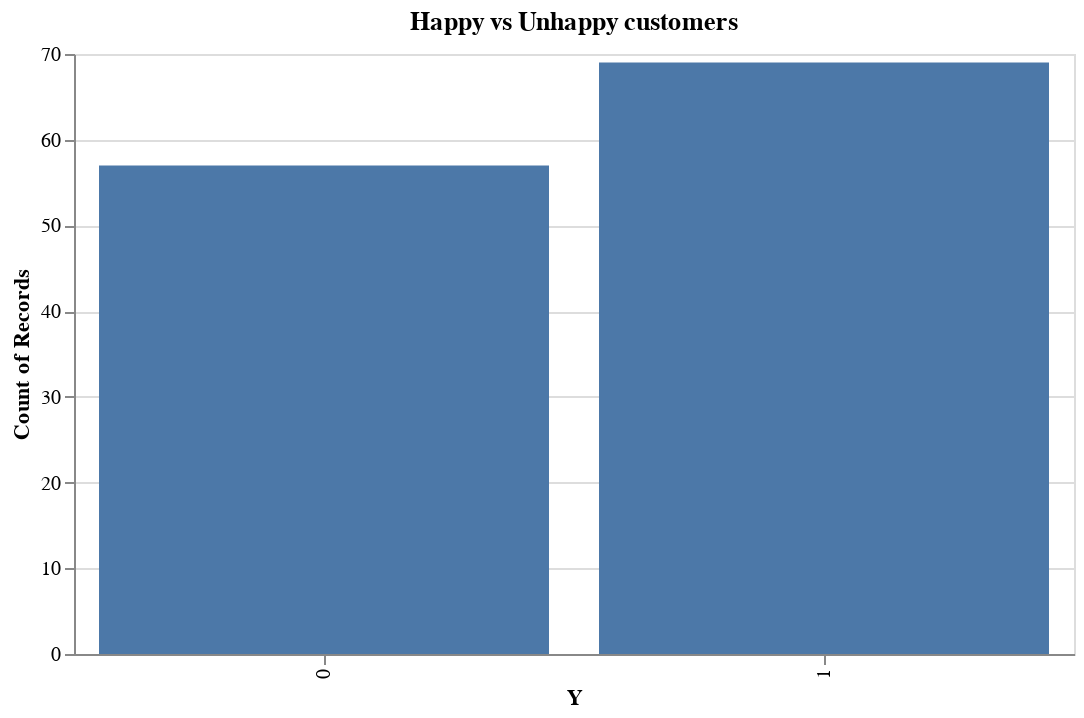

Notebook cell for this chart:
### Code cell
# here the target attribute is Y  and X1 to X6 are the features as given in the project description
print('Target Variable')
print(train_data.groupby(['Y']).Y.count())
# creating an altair graph to plot happy vs unhappy customers
chart = alt.Chart(train_data, width=500, height=300).mark_bar().encode(
    x=alt.X('Y:O', axis=alt.Axis(title='Y')),
    y=alt.Y('count():Q')
).properties(title='Happy vs Unhappy customers')

chart

### Figure 1 — Vega-Lite specification as saved in the notebook (floating-point values rounded to 4 significant figures)
{"config": {"view": {"continuousWidth": 300, "continuousHeight": 300}}, "data": {"name": "data-fde8a9a8d37bac89cbceb48b617ed9e1"}, "mark": {"type": "bar"}, "encoding": {"x": {"axis": {"title": "Y"}, "field": "Y", "type": "ordinal"}, "y": {"aggregate": "count", "type": "quantitative"}}, "height": 300, "title": "Happy vs Unhappy customers", "width": 500, "$schema": "https://vega.github.io/schema/vega-lite/v5.15.1.json", "datasets": {"data-fde8a9a8d37bac89cbceb48b617ed9e1": [{"Y": 0, "X1": 3, "X2": 3, "X3": 3, "X4": 4, "X5": 2, "X6": 4}, {"Y": 0, "X1": 3, "X2": 2, "X3": 3, "X4": 5, "X5": 4, "X6": 3}, {"Y": 1, "X1": 5, "X2": 3, "X3": 3, "X4": 3, "X5": 3, "X6": 5}, {"Y": 0, "X1": 5, "X2": 4, "X3": 3, "X4": 3, "X5": 3, "X6": 5}, {"Y": 0, "X1": 5, "X2": 4, "X3": 3, "X4": 3, "X5": 3, "X6": 5}, {"Y": 1, "X1": 5, "X2": 5, "X3": 3, "X4": 5, "X5": 5, "X6": 5}, {"Y": 0, "X1": 3, "X2": 1, "X3": 2, "X4": 2, "X5": 1, "X6": 3}, {"Y": 1, "X1": 5, "X2": 4, "X3": 4, "X4": 4, "X5": 4, "X6": 5}, {"Y": 0, "X1": 4, "X2": 1, "X3": 4, "X4": 4, "X5": 4, "X6": 4}, {"Y": 0, "X1": 4, "X2": 4, "X3": 4, "X4": 2, "X5": 5, "X6": 5}, {"Y": 0, "X1": 3, "X2": 2, "X3": 3, "X4": 3, "X5": 2, "X6": 3}, {"Y": 0, "X1": 4, "X2": 4, "X3": 3, "X4": 4, "X5": 4, "X6": 4}, {"Y": 1, "X1": 5, "X2": 2, "X3": 4, "X4": 5, "X5": 5, "X6": 5}, {"Y": 0, "X1": 4, "X2": 2, "X3": 4, "X4": 5, "X5": 4, "X6": 3}, {"Y": 0, "X1": 4, "X2": 1, "X3": 3, "X4": 3, "X5": 4, "X6": 3}, {"Y": 1, "X1": 3, "X2": 2, "X3": 4, "X4": 3, "X5": 4, "X6": 4}, {"Y": 0, "X1": 5, "X2": 3, "X3": 4, "X4": 5, "X5": 4, "X6": 5}, {"Y": 1, "X1": 5, "X2": 1, "X3": 4, "X4": 3, "X5": 4, "X6": 5}, {"Y": 0, "X1": 5, "X2": 1, "X3": 2, "X4": 4, "X5": 4, "X6": 5}, {"Y": 0, "X1": 4, "X2": 2, "X3": 4, "X4": 4, "X5": 4, "X6": 4}, {"Y": 1, "X1": 4, "X2": 2, "X3": 3, "X4": 3, "X5": 4, "X6": 4}, {"Y": 0, "X1": 4, "X2": 3, "X3": 5, "X4": 5, "X5": 5, "X6": 4}, {"Y": 0, "X1": 4, "X2": 3, "X3": 5, "X4": 5, "X5": 5, "X6": 4}, {"Y": 1, "X1": 5, "X2": 1, "X3": 2, "X4": 5, "X5": 2, "X6": 4}, {"Y": 1, "X1": 4, "X2": 3, "X3": 3, "X4": 3, "X5": 3, "X6": 4}, {"Y": 0, "X1": 3, "X2": 4, "X3": 3, "X4": 3, "X5": 2, "X6": 3}, {"Y": 1, "X1": 3, "X2": 3, "X3": 3, "X4": 5, "X5": 5, "X6": 5}, {"Y": 1, "X1": 3, "X2": 3, "X3": 1, "X4": 3, "X5": 3, "X6": 4}, {"Y": 1, "X1": 3, "X2": 3, "X3": 1, "X4": 3, "X5": 3, "X6": 4}, {"Y": 1, "X1": 5, "X2": 3, "X3": 3, "X4": 3, "X5": 5, "X6": 3}, {"Y": 0, "X1": 5, "X2": 3, "X3": 3, "X4": 3, "X5": 5, "X6": 3}, {"Y": 0, "X1": 4, "X2": 1, "X3": 3, "X4": 4, "X5": 4, "X6": 5}, {"Y": 1, "X1": 3, "X2": 2, "X3": 4, "X4": 4, "X5": 4, "X6": 5}, {"Y": 1, "X1": 3, "X2": 2, "X3": 4, "X4": 4, "X5": 4, "X6": 5}, {"Y": 1, "X1": 4, "X2": 1, "X3": 3, "X4": 1, "X5": 1, "X6": 4}, {"Y": 0, "X1": 4, "X2": 2, "X3": 3, "X4": 3, "X5": 4, "X6": 4}, {"Y": 1, "X1": 5, "X2": 3, "X3": 4, "X4": 3, "X5": 4, "X6": 5}, {"Y": 1, "X1": 5, "X2": 3, "X3": 4, "X4": 3, "X5": 4, "X6": 5}, {"Y": 1, "X1": 5, "X2": 2, "X3": 3, "X4": 3, "X5": 2, "X6": 5}, {"Y": 1, "X1": 4, "X2": 4, "X3": 3, "X4": 4, "X5": 2, "X6": 4}, {"Y": 0, "X1": 5, "X2": 2, "X3": 3, "X4": 3, "X5": 3, "X6": 3}, {"Y": 1, "X1": 4, "X2": 2, "X3": 4, "X4": 3, "X5": 2, "X6": 4}, {"Y": 0, "X1": 5, "X2": 2, "X3": 3, "X4": 3, "X5": 4, "X6": 5}, {"Y": 0, "X1": 4, "X2": 3, "X3": 3, "X4": 4, "X5": 2, "X6": 4}, {"Y": 1, "X1": 3, "X2": 1, "X3": 2, "X4": 4, "X5": 3, "X6": 5}, {"Y": 1, "X1": 5, "X2": 3, "X3": 4, "X4": 4, "X5": 4, "X6": 5}, {"Y": 1, "X1": 5, "X2": 3, "X3": 3, "X4": 4, "X5": 4, "X6": 5}, {"Y": 0, "X1": 1, "X2": 1, "X3": 1, "X4": 3, "X5": 1, "X6": 4}, {"Y": 1, "X1": 5, "X2": 2, "X3": 5, "X4": 5, "X5": 5, "X6": 3}, {"Y": 1, "X1": 5, "X2": 1, "X3": 3, "X4": 3, "X5": 4, "X6": 4}, {"Y": 1, "X1": 5, "X2": 1, "X3": 3, "X4": 3, "X5": 4, "X6": 4}, {"Y": 1, "X1": 5, "X2": 1, "X3": 3, "X4": 3, "X5": 4, "X6": 4}, {"Y": 1, "X1": 5, "X2": 2, "X3": 4, "X4": 3, "X5": 4, "X6": 5}, {"Y": 1, "X1": 5, "X2": 2, "X3": 4, "X4": 3, "X5": 4, "X6": 5}, {"Y": 1, "X1": 4, "X2": 3, "X3": 2, "X4": 4, "X5": 3, "X6": 4}, {"Y": 1, "X1": 4, "X2": 3, "X3": 2, "X4": 4, "X5": 3, "X6": 4}, {"Y": 0, "X1": 5, "X2": 1, "X3": 1, "X4": 5, "X5": 3, "X6": 5}, {"Y": 0, "X1": 4, "X2": 4, "X3": 4, "X4": 4, "X5": 3, "X6": 4}, {"Y": 1, "X1": 5, "X2": 3, "X3": 5, "X4": 5, "X5": 4, "X6": 5}, {"Y": 1, "X1": 5, "X2": 2, "X3": 4, "X4": 2, "X5": 2, "X6": 4}, {"Y": 0, "X1": 4, "X2": 3, "X3": 3, "X4": 3, "X5": 3, "X6": 5}, {"Y": 1, "X1": 5, "X2": 2, "X3": 4, "X4": 4, "X5": 5, "X6": 5}, {"Y": 1, "X1": 5, "X2": 2, "X3": 4, "X4": 4, "X5": 5, "X6": 5}, {"Y": 0, "X1": 5, "X2": 5, "X3": 5, "X4": 2, "X5": 5, "X6": 5}, {"Y": 1, "X1": 4, "X2": 1, "X3": 3, "X4": 4, "X5": 4, "X6": 4}, {"Y": 1, "X1": 4, "X2": 1, "X3": 3, "X4": 4, "X5": 4, "X6": 4}, {"Y": 0, "X1": 3, "X2": 3, "X3": 3, "X4": 5, "X5": 4, "X6": 3}, {"Y": 0, "X1": 4, "X2": 1, "X3": 1, "X4": 3, "X5": 4, "X6": 4}, {"Y": 1, "X1": 5, "X2": 1, "X3": 5, "X4": 5, "X5": 5, "X6": 5}, {"Y": 1, "X1": 5, "X2": 4, "X3": 5, "X4": 5, "X5": 5, "X6": 5}, {"Y": 1, "X1": 4, "X2": 3, "X3": 3, "X4": 4, "X5": 3, "X6": 4}, {"Y": 0, "X1": 4, "X2": 5, "X3": 5, "X4": 5, "X5": 1, "X6": 3}, {"Y": 1, "X1": 4, "X2": 3, "X3": 3, "X4": 4, "X5": 2, "X6": 4}, {"Y": 0, "X1": 5, "X2": 2, "X3": 3, "X4": 3, "X5": 2, "X6": 5}, {"Y": 1, "X1": 5, "X2": 2, "X3": 5, "X4": 5, "X5": 5, "X6": 5}, {"Y": 0, "X1": 3, "X2": 2, "X3": 3, "X4": 3, "X5": 4, "X6": 4}, {"Y": 0, "X1": 4, "X2": 3, "X3": 2, "X4": 3, "X5": 2, "X6": 4}, {"Y": 1, "X1": 5, "X2": 2, "X3": 3, "X4": 5, "X5": 5, "X6": 5}, {"Y": 0, "X1": 5, "X2": 3, "X3": 3, "X4": 3, "X5": 2, "X6": 5}, {"Y": 1, "X1": 5, "X2": 5, "X3": 5, "X4": 5, "X5": 5, "X6": 5}, {"Y": 1, "X1": 4, "X2": 3, "X3": 2, "X4": 4, "X5": 4, "X6": 4}, {"Y": 0, "X1": 3, "X2": 3, "X3": 3, "X4": 3, "X5": 3, "X6": 4}, {"Y": 1, "X1": 4, "X2": 2, "X3": 4, "X4": 4, "X5": 4, "X6": 4}, {"Y": 1, "X1": 5, "X2": 3, "X3": 2, "X4": 4, "X5": 4, "X6": 4}, {"Y": 0, "X1": 4, "X2": 3, "X3": 4, "X4": 4, "X5": 2, "X6": 4}, {"Y": 1, "X1": 5, "X2": 2, "X3": 3, "X4": 4, "X5": 4, "X6": 5}, {"Y": 1, "X1": 5, "X2": 3, "X3": 3, "X4": 3, "X5": 5, "X6": 5}, {"Y": 0, "X1": 4, "X2": 1, "X3": 3, "X4": 4, "X5": 4, "X6": 3}, {"Y": 0, "X1": 5, "X2": 4, "X3": 2, "X4": 4, "X5": 3, "X6": 5}, {"Y": 0, "X1": 3, "X2": 3, "X3": 1, "X4": 3, "X5": 2, "X6": 3}, {"Y": 0, "X1": 3, "X2": 4, "X3": 5, "X4": 4, "X5": 5, "X6": 4}, {"Y": 1, "X1": 5, "X2": 1, "X3": 3, "X4": 4, "X5": 5, "X6": 5}, {"Y": 1, "X1": 5, "X2": 4, "X3": 5, "X4": 5, "X5": 5, "X6": 4}, {"Y": 1, "X1": 5, "X2": 4, "X3": 4, "X4": 4, "X5": 4, "X6": 5}, {"Y": 0, "X1": 3, "X2": 1, "X3": 3, "X4": 2, "X5": 1, "X6": 2}, {"Y": 1, "X1": 5, "X2": 5, "X3": 5, "X4": 5, "X5": 5, "X6": 5}, {"Y": 0, "X1": 4, "X2": 4, "X3": 3, "X4": 4, "X5": 3, "X6": 3}, {"Y": 1, "X1": 5, "X2": 4, "X3": 5, "X4": 4, "X5": 5, "X6": 4}, {"Y": 1, "X1": 4, "X2": 2, "X3": 3, "X4": 4, "X5": 3, "X6": 3}, {"Y": 0, "X1": 3, "X2": 3, "X3": 2, "X4": 4, "X5": 4, "X6": 4}, {"Y": 1, "X1": 5, "X2": 2, "X3": 2, "X4": 4, "X5": 5, "X6": 5}, {"Y": 1, "X1": 5, "X2": 3, "X3": 4, "X4": 3, "X5": 4, "X6": 3}, {"Y": 0, "X1": 5, "X2": 2, "X3": 3, "X4": 3, "X5": 3, "X6": 5}, {"Y": 1, "X1": 4, "X2": 3, "X3": 4, "X4": 4, "X5": 3, "X6": 4}, {"Y": 0, "X1": 4, "X2": 1, "X3": 3, "X4": 5, "X5": 3, "X6": 5}, {"Y": 1, "X1": 5, "X2": 1, "X3": 4, "X4": 3, "X5": 5, "X6": 5}, {"Y": 1, "X1": 5, "X2": 1, "X3": 5, "X4": 3, "X5": 5, "X6": 5}, {"Y": 0, "X1": 4, "X2": 2, "X3": 4, "X4": 4, "X5": 4, "X6": 4}, {"Y": 0, "X1": 5, "X2": 2, "X3": 4, "X4": 4, "X5": 5, "X6": 5}, {"Y": 1, "X1": 5, "X2": 3, "X3": 4, "X4": 4, "X5": 4, "X6": 4}, {"Y": 0, "X1": 5, "X2": 3, "X3": 3, "X4": 4, "X5": 4, "X6": 5}, {"Y": 0, "X1": 5, "X2": 3, "X3": 3, "X4": 4, "X5": 4, "X6": 4}, {"Y": 0, "X1": 4, "X2": 1, "X3": 3, "X4": 3, "X5": 3, "X6": 4}, {"Y": 0, "X1": 5, "X2": 1, "X3": 4, "X4": 4, "X5": 4, "X6": 5}, {"Y": 0, "X1": 5, "X2": 2, "X3": 2, "X4": 4, "X5": 4, "X6": 5}, {"Y": 0, "X1": 5, "X2": 3, "X3": 5, "X4": 4, "X5": 5, "X6": 5}, {"Y": 1, "X1": 3, "X2": 4, "X3": 4, "X4": 5, "X5": 1, "X6": 3}, {"Y": 1, "X1": 5, "X2": 1, "X3": 5, "X4": 5, "X5": 5, "X6": 5}, {"Y": 1, "X1": 4, "X2": 3, "X3": 3, "X4": 4, "X5": 4, "X6": 4}, {"Y": 1, "X1": 5, "X2": 5, "X3": 1, "X4": 1, "X5": 5, "X6": 1}, {"Y": 0, "X1": 4, "X2": 4, "X3": 4, "X4": 4, "X5": 1, "X6": 3}, {"Y": 1, "X1": 5, "X2": 2, "X3": 3, "X4": 4, "X5": 4, "X6": 3}, {"Y": 1, "X1": 5, "X2": 2, "X3": 3, "X4": 4, "X5": 2, "X6": 5}, {"Y": 1, "X1": 5, "X2": 3, "X3": 3, "X4": 4, "X5": 4, "X6": 5}, {"Y": 0, "X1": 4, "X2": 3, "X3": 3, "X4": 4, "X5": 4, "X6": 5}, {"Y": 0, "X1": 5, "X2": 3, "X3": 2, "X4": 5, "X5": 5, "X6": 5}]}}
